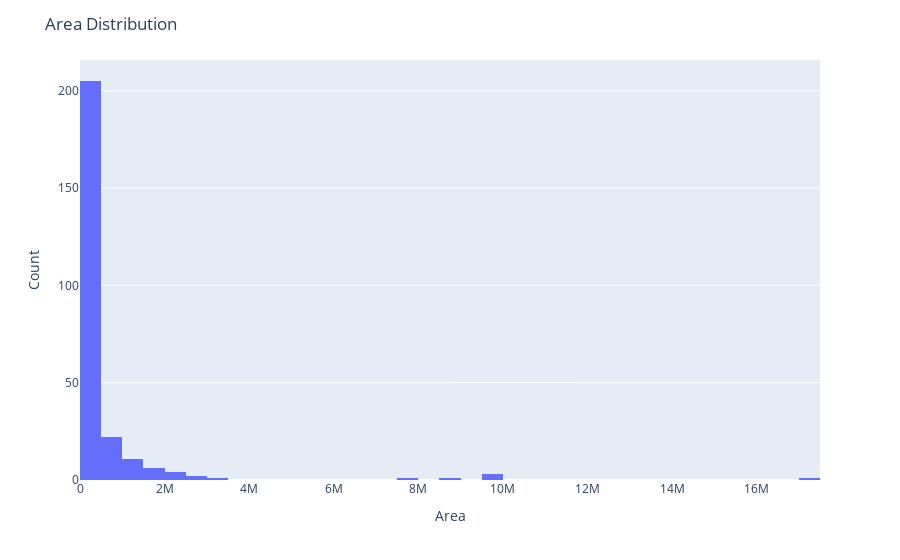
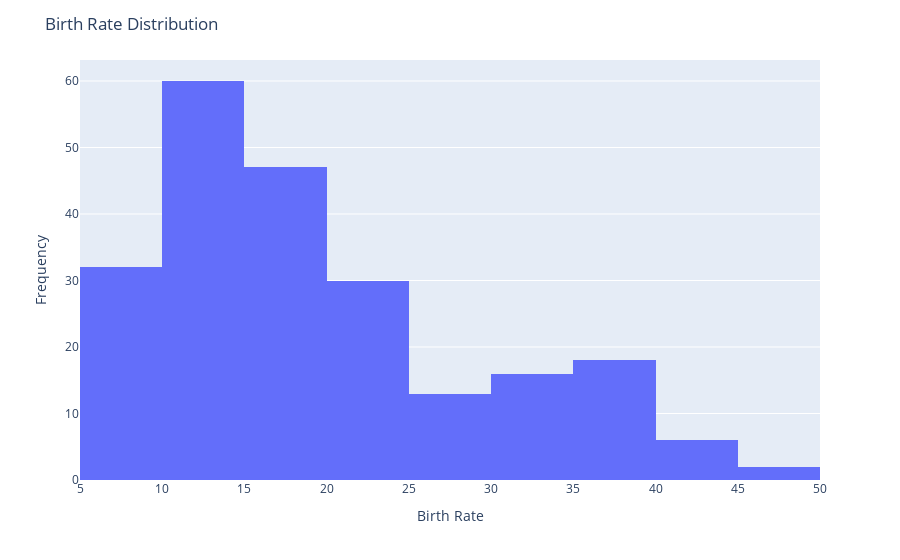
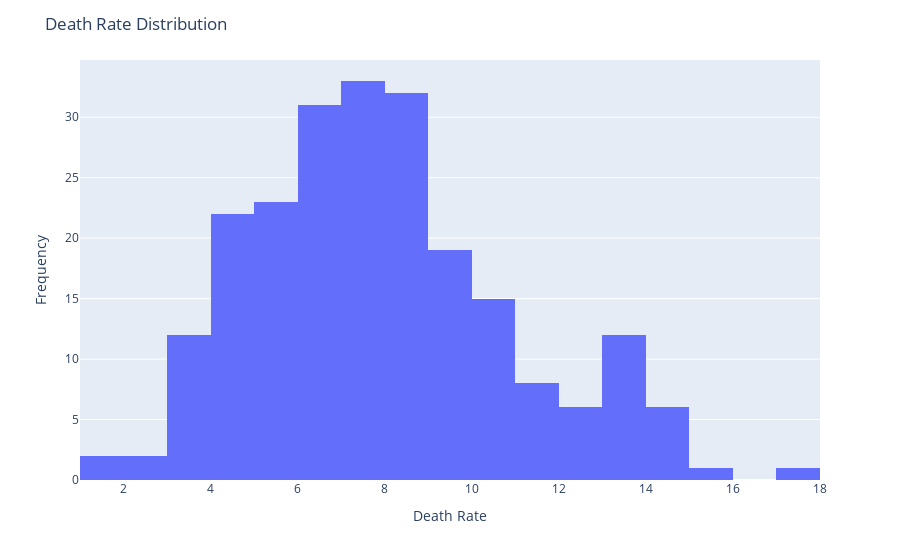
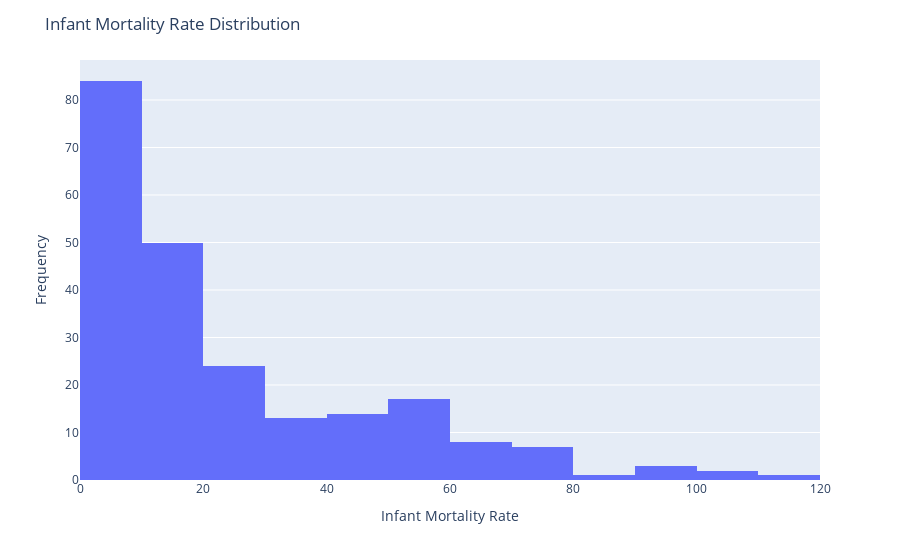

The notebook cell saved with these charts, in order:
### Code cell
import plotly.express as px

fig = px.histogram(df,x='area')
fig.update_layout(title = "Area Distribution", height = 500)
fig.update_layout(xaxis_title = "Area",yaxis_title = "Count")
fig.show()

fig = px.histogram(df,x='birth_rate')
fig.update_layout(title = "Birth Rate Distribution", height = 500)
fig.update_layout(xaxis_title = "Birth Rate",yaxis_title = "Frequency")
fig.show()

fig = px.histogram(df,x='death_rate')
fig.update_layout(title = "Death Rate Distribution", height = 500)
fig.update_layout(xaxis_title = "Death Rate",yaxis_title = "Frequency")
fig.show()

fig = px.histogram(df,x='infant_mortality_rate')
fig.update_layout(title = "Infant Mortality Rate Distribution", height = 500)
fig.update_layout(xaxis_title = "Infant Mortality Rate",yaxis_title = "Frequency")
fig.show()

fig = px.histogram(df,x='internet_users')
fig.update_layout(title = "Internet Users Distribution", height = 500)
fig.update_layout(xaxis_title = "Internet Users",yaxis_title = "Count")
fig.show()

fig = px.histogram(df,x='life_exp_at_birth')
fig.update_layout(title = "Life Expectancy at Birth Rate Distribution", height = 500)
fig.update_layout(xaxis_title = "Life Expectancy at Birth Rate",yaxis_title = "Rate")
fig.show()

fig = px.histogram(df,x='maternal_mortality_rate')
fig.update_layout(title = "Maternal Mortality Rate Distribution", height = 500)
fig.update_layout(xaxis_title = "Maternal Mortality Rate",yaxis_title = "Frequency")
fig.show()

fig = px.histogram(df,x='net_migration_rate')
fig.update_layout(title = "Net Migration Rate Distribution", height = 500)
fig.update_layout(xaxis_title = "Net Migration Rate",yaxis_title = "Frequency")
fig.show()

fig = px.histogram(df,x='population')
fig.update_layout(title = "Population Distribution", height = 500)
fig.update_layout(xaxis_title = "Population",yaxis_title = "Count")
fig.show()

fig = px.histogram(df,x='population_growth_rate')
fig.update_layout(title = "Population Growth Rate Distribution", height = 500)
fig.update_layout(xaxis_title = "Population Growth Rate",yaxis_title = "Frequency")
fig.show()

### Figure 1 — Plotly figure (JSON) as saved in the notebook; plotly's stock layout.template omitted (floating-point values rounded to 4 significant figures; data arrays with more than 128 entries replaced by an {"elided": "..."} marker saying what was removed)
{"data": [{"alignmentgroup": "True", "bingroup": "x", "hovertemplate": "area=%{x}<br>count=%{y}<extra></extra>", "legendgroup": "", "marker": {"color": "#636efa", "pattern": {"shape": ""}}, "name": "", "offsetgroup": "", "orientation": "v", "showlegend": false, "type": "histogram", "x": {"elided": "259 int values"}, "xaxis": "x", "yaxis": "y"}], "layout": {"autosize": true, "barmode": "relative", "legend": {"tracegroupgap": 0}, "margin": {"t": 60}, "title": {"text": "Area Distribution"}, "xaxis": {"anchor": "y", "autorange": true, "domain": [0, 1], "range": [-0.5, 17500000.0], "title": {"text": "Area"}, "type": "linear"}, "yaxis": {"anchor": "x", "autorange": true, "domain": [0, 1], "range": [0, 215.8], "title": {"text": "Count"}}}}

### Figure 2 — Plotly figure (JSON) as saved in the notebook; plotly's stock layout.template omitted (floating-point values rounded to 4 significant figures; data arrays with more than 128 entries replaced by an {"elided": "..."} marker saying what was removed)
{"data": [{"alignmentgroup": "True", "bingroup": "x", "hovertemplate": "birth_rate=%{x}<br>count=%{y}<extra></extra>", "legendgroup": "", "marker": {"color": "#636efa", "pattern": {"shape": ""}}, "name": "", "offsetgroup": "", "orientation": "v", "showlegend": false, "type": "histogram", "x": {"elided": "259 float values"}, "xaxis": "x", "yaxis": "y"}], "layout": {"autosize": true, "barmode": "relative", "legend": {"tracegroupgap": 0}, "margin": {"t": 60}, "title": {"text": "Birth Rate Distribution"}, "xaxis": {"anchor": "y", "autorange": true, "domain": [0, 1], "range": [5, 50], "title": {"text": "Birth Rate"}, "type": "linear"}, "yaxis": {"anchor": "x", "autorange": true, "domain": [0, 1], "range": [0, 63.16], "title": {"text": "Frequency"}}}}

### Figure 3 — Plotly figure (JSON) as saved in the notebook; plotly's stock layout.template omitted (floating-point values rounded to 4 significant figures; data arrays with more than 128 entries replaced by an {"elided": "..."} marker saying what was removed)
{"data": [{"alignmentgroup": "True", "bingroup": "x", "hovertemplate": "death_rate=%{x}<br>count=%{y}<extra></extra>", "legendgroup": "", "marker": {"color": "#636efa", "pattern": {"shape": ""}}, "name": "", "offsetgroup": "", "orientation": "v", "showlegend": false, "type": "histogram", "x": {"elided": "259 float values"}, "xaxis": "x", "yaxis": "y"}], "layout": {"autosize": true, "barmode": "relative", "legend": {"tracegroupgap": 0}, "margin": {"t": 60}, "title": {"text": "Death Rate Distribution"}, "xaxis": {"anchor": "y", "autorange": true, "domain": [0, 1], "range": [1, 18], "title": {"text": "Death Rate"}, "type": "linear"}, "yaxis": {"anchor": "x", "autorange": true, "domain": [0, 1], "range": [0, 34.74], "title": {"text": "Frequency"}}}}

### Figure 4 — Plotly figure (JSON) as saved in the notebook; plotly's stock layout.template omitted (floating-point values rounded to 4 significant figures; data arrays with more than 128 entries replaced by an {"elided": "..."} marker saying what was removed)
{"data": [{"alignmentgroup": "True", "bingroup": "x", "hovertemplate": "infant_mortality_rate=%{x}<br>count=%{y}<extra></extra>", "legendgroup": "", "marker": {"color": "#636efa", "pattern": {"shape": ""}}, "name": "", "offsetgroup": "", "orientation": "v", "showlegend": false, "type": "histogram", "x": {"elided": "259 float values"}, "xaxis": "x", "yaxis": "y"}], "layout": {"autosize": true, "barmode": "relative", "legend": {"tracegroupgap": 0}, "margin": {"t": 60}, "title": {"text": "Infant Mortality Rate Distribution"}, "xaxis": {"anchor": "y", "autorange": true, "domain": [0, 1], "range": [0, 120], "title": {"text": "Infant Mortality Rate"}, "type": "linear"}, "yaxis": {"anchor": "x", "autorange": true, "domain": [0, 1], "range": [0, 88.42], "title": {"text": "Frequency"}}}}
